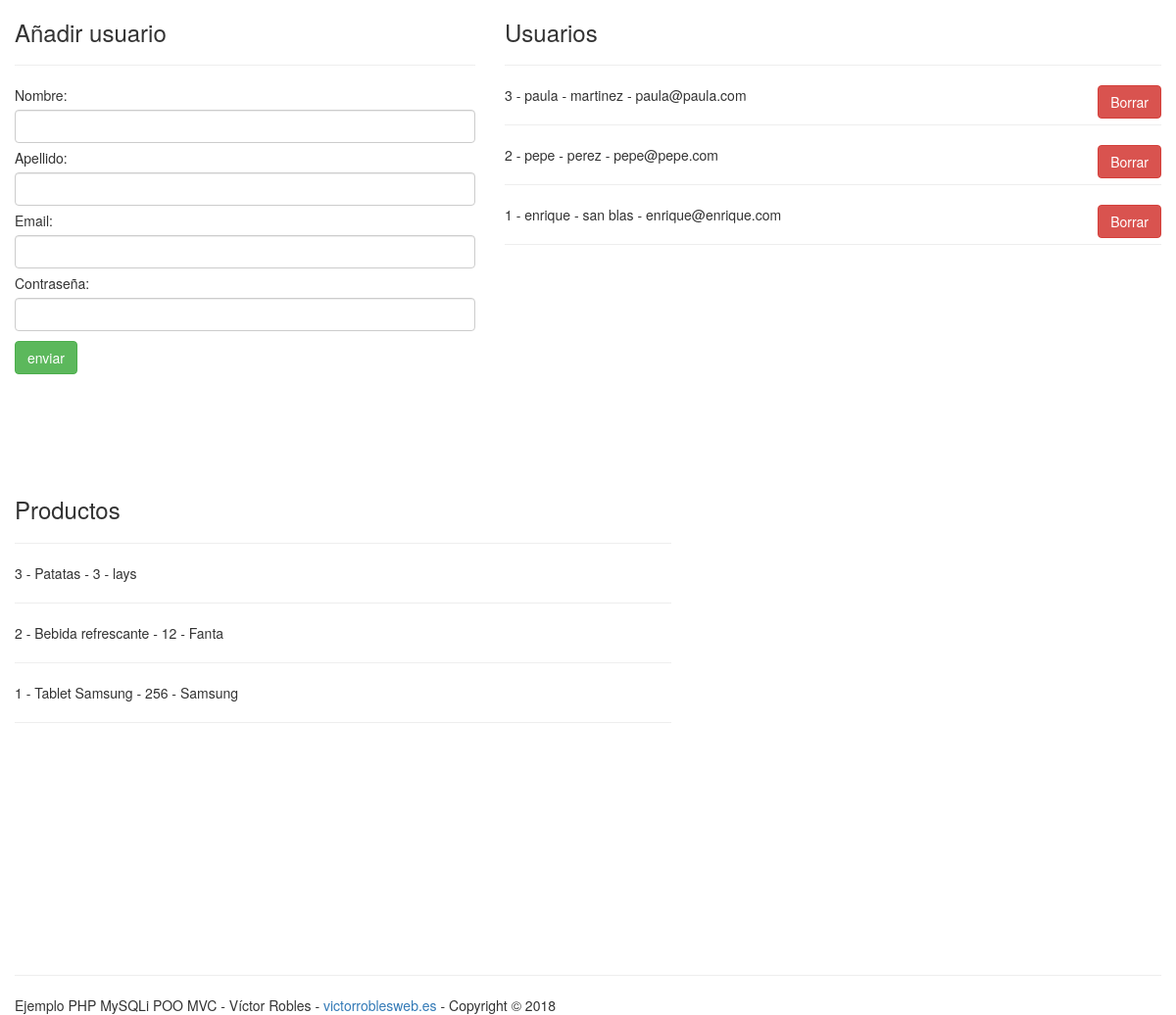
The page / on the database its author committed.
### tables this page shows
CREATE TABLE `usuarios` (
  `id` int(11) NOT NULL AUTO_INCREMENT,
  `email` varchar(255) NOT NULL,
  `password` varchar(255) NOT NULL,
  `nombre` varchar(255) NOT NULL,
  `apellido` varchar(255) NOT NULL,
  PRIMARY KEY (`id`)
);

CREATE TABLE `productos` (
  `id` int(11) NOT NULL AUTO_INCREMENT,
  `nombre` varchar(255) NOT NULL,
  `precio` varchar(255) NOT NULL,
  `marca` varchar(255) NOT NULL,
  PRIMARY KEY (`id`)
);

### core/ControladorBase.php (called while the page is built, shortened)
<?php
class ControladorBase{
    public function __construct() {
		require_once 'Conectar.php';
        require_once 'EntidadBase.php';
    }
    public function view($vista,$datos){
        require_once 'core/AyudaVistas.php';
        $helper=new AyudaVistas();
        require_once 'view/'.$vista.'View.php';
    }
}
?>

### controller/UsuariosController.php (called while the page is built, shortened)
<?php
class UsuariosController extends ControladorBase{
	public $adapter;
    public function __construct() {
        $this->conectar=new Conectar();
        $this->adapter=$this->conectar->conexion();
    }
    public function index(){
        $usuario=new Usuario($this->adapter);
        $allusers=$usuario->getAll();
        $producto=new Producto($this->adapter);
		$allproducts=$producto->getAll();
        $this->view("index",array(
            "allusers"=>$allusers,
			"allproducts" => $allproducts,
            "Hola"    =>"Soy Víctor Robles"
        ));
    }
}
?>

### core/AyudaVistas.php (called while the page is built)
<?php
class AyudaVistas{
    public function url($controlador=CONTROLADOR_DEFECTO,$accion=ACCION_DEFECTO){
        $urlString="index.php?controller=".$controlador."&action=".$accion;
        return $urlString;
    }
}
?>

### core/Conectar.php (called while the page is built, shortened)
<?php
class Conectar{
    private $driver;
    private $host, $user, $pass, $database, $charset;
    public function __construct() {
        $db_cfg = require_once 'config/database.php';
        $this->driver=$db_cfg["driver"];
        $this->host=$db_cfg["host"];
        $this->user=$db_cfg["user"];
        $this->pass=$db_cfg["pass"];
        $this->database=$db_cfg["database"];
        $this->charset=$db_cfg["charset"];
    }
    public function conexion(){
        if($this->driver=="mysql" || $this->driver==null){
            $con=new mysqli($this->host, $this->user, $this->pass, $this->database);
            $con->query("SET NAMES '".$this->charset."'");
        }
        return $con;
    }
}
?>

### config/database.php (called while the page is built)
<?php
return array(
    "driver"    =>"mysql",
    "host"      =>"localhost",
    "user"      =>"root",
    "pass"      =>"",
    "database"  =>"pruebas",
    "charset"   =>"utf8"
);
?>

### model/Usuario.php (called while the page is built, shortened)
<?php
class Usuario extends EntidadBase{
    public function __construct($adapter) {
        $table="usuarios";
    }
}
?>

### core/EntidadBase.php (called while the page is built, shortened)
<?php
class EntidadBase{
    private $table;
    private $db;
    public function __construct($table, $adapter) {
        $this->table=(string) $table;
		$this->db = $adapter;
    }
    public function getAll(){
        $query=$this->db->query("SELECT * FROM $this->table ORDER BY id DESC");
        while ($row = $query->fetch_object()) {
           $resultSet[]=$row;
        }
        return $resultSet;
    }
}
?>

### model/Producto.php (called while the page is built, shortened)
<?php
class Producto extends EntidadBase{
    public function __construct($adapter) {
        $table="productos";
    }
}
?>

### view/indexView.php (the view, shortened to what this page needs)
<!DOCTYPE HTML>
<html lang="es">
    <head>
        <link href="//maxcdn.bootstrapcdn.com/bootstrap/3.2.0/css/bootstrap.min.css" rel="stylesheet" type="text/css" />
    </head>
    <body>
        <form action="<?php echo $helper->url("usuarios","crear"); ?>" method="post" class="col-lg-5">
            <h3>Añadir usuario</h3>
            <hr/>
            Nombre: <input type="text" name="nombre" class="form-control"/>
            Apellido: <input type="text" name="apellido" class="form-control"/>
            Email: <input type="text" name="email" class="form-control"/>
            Contraseña: <input type="password" name="password" class="form-control"/>
            <input type="submit" value="enviar" class="btn btn-success"/>
        </form>
        <div class="col-lg-7">
            <h3>Usuarios</h3>
            <hr/>
        </div>
        <section class="col-lg-7 usuario" style="height:400px;overflow-y:scroll;">
            <?php foreach($allusers as $user) {?>
                <?php echo $user->id; ?> -
                <?php echo $user->nombre; ?> -
                <?php echo $user->apellido; ?> -
                <?php echo $user->email; ?>
                <div class="right">
                    <a href="<?php echo $helper->url("usuarios","borrar"); ?>&id=<?php echo $user->id; ?>" class="btn btn-danger">Borrar</a>
                </div>
                <hr/>
            <?php } ?>
        </section>
		 <?php if(isset($allproducts) && count($allproducts)>=1) {?>
		<div class="col-lg-7">
            <h3>Productos</h3>
            <hr/>
        </div>
		 <section class="col-lg-7 producto" style="height:400px;overflow-y:scroll;">
            <?php foreach($allproducts as $product) {?>
                <?php echo $product->id; ?> -
                <?php echo $product->nombre; ?> -
                <?php echo $product->precio; ?> -
                <?php echo $product->marca; ?>
                <hr/>
            <?php } ?>
        </section>
		 <?php } ?>
        <footer class="col-lg-12">
            <hr/>
           Ejemplo PHP MySQLi POO MVC - Víctor Robles - <a href="http://victorroblesweb.es">victorroblesweb.es</a> - Copyright &copy; <?php echo  date("Y"); ?>
        </footer>
    </body>
</html>

### index.php (shortened to what this page needs)
<?php
require_once 'core/ControladorBase.php';
require_once 'core/ControladorFrontal.func.php';
if(isset($_GET["controller"])){
    $controllerObj=cargarControlador($_GET["controller"]);
    lanzarAccion($controllerObj);
}else{
    $controllerObj=cargarControlador(CONTROLADOR_DEFECTO);
    lanzarAccion($controllerObj);
}
?>

### core/ControladorFrontal.func.php (shortened to what this page needs)
<?php
function cargarAccion($controllerObj,$action){
    $accion=$action;
    $controllerObj->$accion();
}
function lanzarAccion($controllerObj){
    if(isset($_GET["action"]) && method_exists($controllerObj, $_GET["action"])){
        cargarAccion($controllerObj, $_GET["action"]);
    }else{
        cargarAccion($controllerObj, ACCION_DEFECTO);
    }
}
?>

### view/indexView.php (style rules this page uses)
input { margin-top:5px; margin-bottom:5px; }
.right { float:right; }

### rows shown on the page
usuarios: id "3", nombre "paula", apellido "martinez", email "paula@paula.com"
usuarios: id "2", nombre "pepe", apellido "perez", email "pepe@pepe.com"
usuarios: id "1", nombre "enrique", apellido "san blas", email "enrique@enrique.com"
productos: id "3", nombre "Patatas", precio "3", marca "lays"
productos: id "2", nombre "Bebida refrescante", precio "12", marca "Fanta"
productos: id "1", nombre "Tablet Samsung", precio "256", marca "Samsung"
